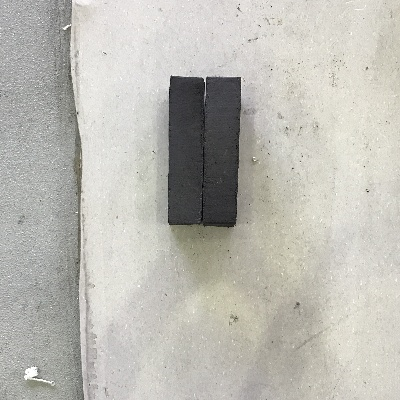
//> input picture Strojer_Images/Initial Test Images/Cropped/IMG_4050.JPG, 400 x 400 px
$ ./main   (built with g++ and OpenCV 4)
//> lines starting //> are read from the running program, lines starting //| are printed output that depends on the picture; after the words box and inside, x2 and y2 are one past the last pixel; in counts of white or black regions, pixels touching at a corner belong together
//> further down, img_full is the input picture: 400 rows x 400 cols, CV_8UC3; mean B, G, R 179.9, 186.8, 188.3
#include <iostream>
#include <opencv2/opencv.hpp>
#include <string>

using namespace std;
using namespace cv;

// Image containers
cv::Mat img_full;
cv::Mat img;
cv::Mat img_copy;
cv::Mat img_gray;
cv::Mat img_gaussian;
cv::Mat img_canny;
cv::Mat img_hough;

// Display Windows
string win_img = "Raw Image";
string win_gaussian = "Gaussian Image";
string win_canny = "Canny Image";
string win_hough = "Hough Image";
string win_img_line = "Image with Lines";


//Global variables used for tracksbars.
// * Cannye Edge Detector
int canny_thresh1 = 22;
int canny_thresh2 = 110;
int canny_threshMax = 255;

//* Gaussian filter
int kernel_size[5] = {3, 5, 7, 9, 11};
int kernel_size_idx = 1;
int std_dev = 2;


//* Hough Lines
int hough_threshold = 58;
int rho = 1;
int theta = 1;
int minLineLength = 20;
int maxLineGap = 20;


void equalize_luminance(cv::Mat& inputImg, cv::Mat& outputimg)
{
    cv::Mat hls_img;
    cv::cvtColor(inputImg, hls_img, cv::COLOR_BGR2HLS);

    std::vector<cv::Mat> channels(hls_img.channels());
    cv::split(hls_img, channels);
    cv::equalizeHist(channels[1], channels[1]);
    cv::merge(channels, hls_img);
    cv::cvtColor(hls_img, outputimg, cv::COLOR_HLS2BGR);
}


void change_images()
{
    //cv::GaussianBlur(img_gray, img_gaussian, cv::Size(kernel_size[kernel_size_idx],kernel_size[kernel_size_idx]), std_dev,std_dev);
    cv::medianBlur(img_gray, img_gaussian, 5);
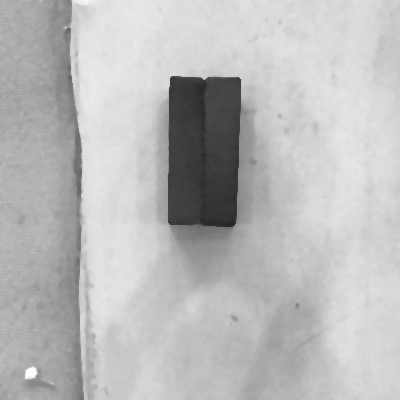
//> img_gaussian: 400 rows x 400 cols, CV_8UC1; min 35, max 254, mean 186.7
    cv::Canny(img_gaussian, img_canny, canny_thresh1, canny_thresh2);
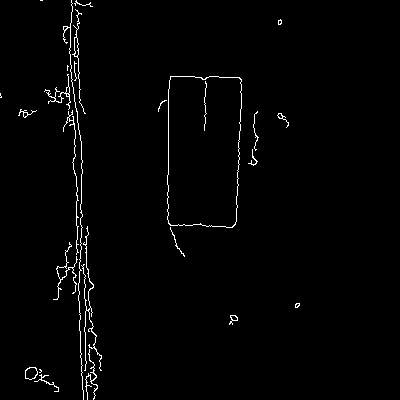
//> img_canny: 400 rows x 400 cols, CV_8UC1; 1.5% white in thin lines or dots, all inside (x1, y1, x2, y2) = (0, 0, 300, 400)
    img_copy = img.clone();

    //vector <Vec4i> lines;
    vector <Vec2f> lines;
    //cv::Mat hough_space;
    HoughLines(img_canny, lines, 0.5,CV_PI/45, hough_threshold, 0, CV_HOUGH_MULTI_SCALE);
//> lines = 9 lines (rho, theta): [168, 0], [81, 0], [76, 0], [79, 0], [80, 0], [85, 0], [74, 0], [77, 0], [78, 0]
    // [6 lines of commented-out code are left out]

    for (size_t i = 0; i < lines.size();i++)
    {

        float rho =  lines[i][0], theta = lines[i][1];
         cout << rho << ", " << theta << "; "<< endl;
        Point pt1, pt2;
        double a = cos(theta), b = sin(theta);
        double x0 = a*rho, y0 = b*rho;
        int size = min(img_full.size().width, img_full.size().height);
        pt1.x=cvRound(x0 + size*(-b));
        pt1.y=cvRound(y0 + size*(a));
        pt2.x=cvRound(x0 - size*(-b));
        pt2.y=cvRound(y0 - size*(a));
        line(img_copy, pt1, pt2, Scalar(0,255,0), 1, LINE_AA);
    }
//> this loop made 9 passes
//> (rho, x0) on passes 1 to 9: (168, 168), (81, 81), (76, 76), (79, 79), (80, 80), (85, 85), (74, 74), (77, 77), (78, 78)
//| 168, 0;
//| 81, 0;
//| 76, 0;
//| 79, 0;
//| 80, 0;
//| 85, 0;
//| 74, 0;
//| 77, 0;
//> (output is shown up to pass 8 of 9)
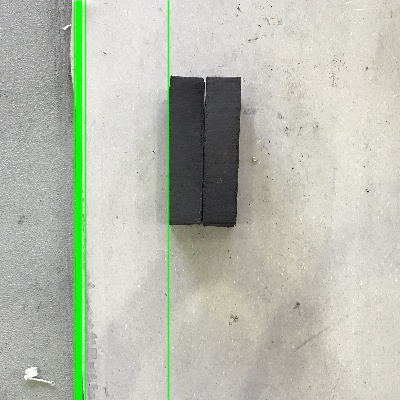
//> img_copy: 400 rows x 400 cols, CV_8UC3; 4% of pixels changed, all inside (x1, y1, x2, y2) = (73, 0, 170, 400)
    cout << "Length of lines " << lines.size()<< endl;
//| Length of lines 9
    //cout << "cols: " << hough_space.cols << "  Rows: "<< hough_space.rows << endl;
}

void update_images()
{
     imshow(win_img, img);
     imshow(win_gaussian, img_gaussian);
     imshow(win_canny, img_canny);
     imshow(win_img_line,img_copy);
}

static void on_trackbar(int, void*)
{
    change_images();
    update_images();
}


int main()
{
    //load image

    img_full = cv::imread("../Strojer_Images/Initial Test Images/Cropped/IMG_4050.JPG", IMREAD_COLOR);
    //img_full = cv::imread("../Strojer_Images/Lower-Res (from c++)/Color_RGB/3rs-save-to-disk-output-Color.png", IMREAD_COLOR);
    //equalize_luminance(img_full, img_full);
    cv::imshow("test", img_full);
    cv::waitKey(0);
    /*//Crop image
    cv::Rect roi;
    roi.x = 100;
    //roi.x = 400;
    roi.y = 0;
    roi.width = min(img_full.size().width, img_full.size().height);
    roi.height = min(img_full.size().width, img_full.size().height);
    img = img_full(roi);*/
    img = img_full;
    // Create Display windows
    cv::namedWindow(win_img);
    cv::namedWindow(win_gaussian);
    cv::namedWindow(win_canny);
    cv::namedWindow(win_img_line);

    //Create Trackbars
    char TrackbarName[50];
    sprintf( TrackbarName, "Canny Threshold 1", canny_threshMax );
    cv::createTrackbar(TrackbarName, win_canny, &canny_thresh1, canny_threshMax, on_trackbar);
    sprintf( TrackbarName, "Canny Threshold 2", canny_threshMax );
    cv::createTrackbar(TrackbarName, win_canny, &canny_thresh2, canny_threshMax, on_trackbar);
    sprintf( TrackbarName, "Gaussian kernel");
    cv::createTrackbar(TrackbarName, win_gaussian, &kernel_size_idx, 4, on_trackbar);
    sprintf( TrackbarName, "Gaussian Std. dev.");
    cv::createTrackbar(TrackbarName, win_gaussian, &std_dev, 6, on_trackbar);
    sprintf( TrackbarName, "Hough Threshold");
    cv::createTrackbar(TrackbarName, win_img_line, &hough_threshold, 400, on_trackbar);
    sprintf( TrackbarName, "Hough minLength");
    cv::createTrackbar(TrackbarName, win_img, &minLineLength, 400, on_trackbar);
    sprintf( TrackbarName, "Hough maxLineGap");
    cv::createTrackbar(TrackbarName, win_img, &maxLineGap, 400, on_trackbar);
    // [6 lines of commented-out code are left out]
    cv::cvtColor(img, img_gray, CV_BGR2GRAY);
    change_images();
    update_images();
    waitKey(0);

    // print parameters

    //waitKey(0);
    return 0;
}

$ run again, with Strojer_Images/Initial Test Images/Cropped/IMG_4040.JPG copied over Strojer_Images/Initial Test Images/Cropped/IMG_4050.JPG
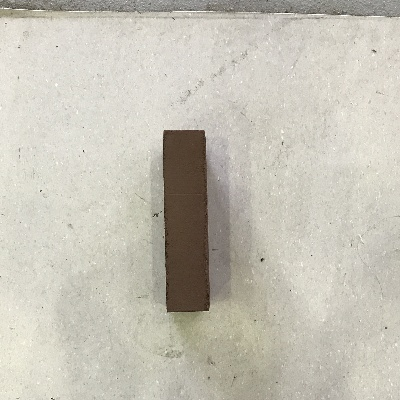
//> input picture Strojer_Images/Initial Test Images/Cropped/IMG_4040.JPG, 400 x 400 px
//> img_full is the input picture: 400 rows x 400 cols, CV_8UC3; mean B, G, R 182.3, 194, 197.7
//> in change_images, `cv::Canny(img_gaussian, img_canny, canny_thresh1, canny_thresh2);`:
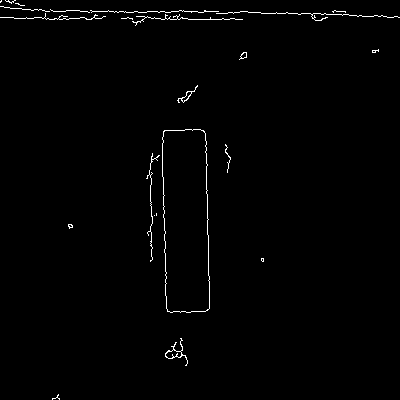
//> img_canny: 400 rows x 400 cols, CV_8UC1; 1% white in thin lines or dots
//> lines = 1 line (rho, theta): [165, 0]
//> the loop in change_images, `for (size_t i = 0; i < lines.size();i++)` made 1 pass
//> (rho, theta, a, b, x0, y0) on pass 1: (165, 0, 1, 0, 165, 0)
//> (printed output is left out)
//> after the loop in change_images, `for (size_t i = 0; i < lines.size();i++)`:
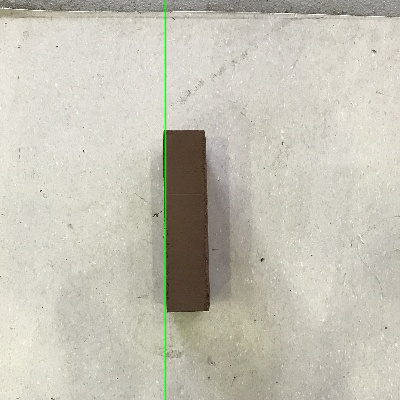
//> img_copy: 400 rows x 400 cols, CV_8UC3; 0.75% of pixels changed, all inside (x1, y1, x2, y2) = (164, 0, 167, 400)
//| Length of lines 1

$ run again, with Strojer_Images/Initial Test Images/Cropped/IMG_4041.JPG copied over Strojer_Images/Initial Test Images/Cropped/IMG_4050.JPG
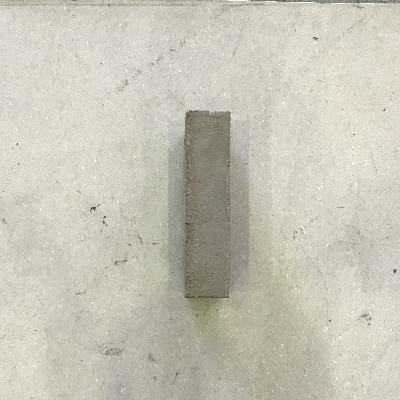
//> input picture Strojer_Images/Initial Test Images/Cropped/IMG_4041.JPG, 400 x 400 px
//> img_full is the input picture: 400 rows x 400 cols, CV_8UC3; mean B, G, R 183.9, 197.1, 200.1
//> in change_images, `cv::Canny(img_gaussian, img_canny, canny_thresh1, canny_thresh2);`:
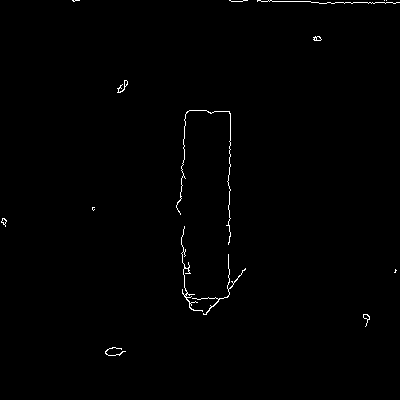
//> img_canny: 400 rows x 400 cols, CV_8UC1; 0.6% white in thin lines or dots, all inside (x1, y1, x2, y2) = (1, 0, 400, 356)
//> lines = 1 line (rho, theta): [229, 0]
//> the loop in change_images, `for (size_t i = 0; i < lines.size();i++)` made 1 pass
//> (rho, theta, a, b, x0, y0) on pass 1: (229, 0, 1, 0, 229, 0)
//> (printed output is left out)
//> after the loop in change_images, `for (size_t i = 0; i < lines.size();i++)`:
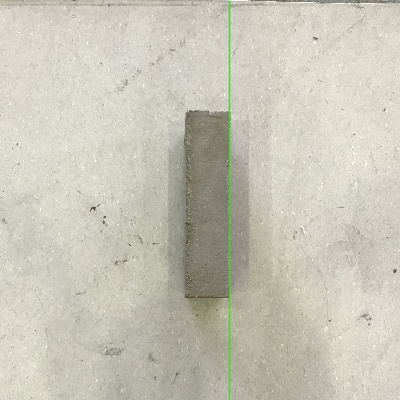
//> img_copy: 400 rows x 400 cols, CV_8UC3; 0.75% of pixels changed, all inside (x1, y1, x2, y2) = (228, 0, 231, 400)
//| Length of lines 1

$ run again, with Strojer_Images/Initial Test Images/Cropped/IMG_4042.JPG copied over Strojer_Images/Initial Test Images/Cropped/IMG_4050.JPG
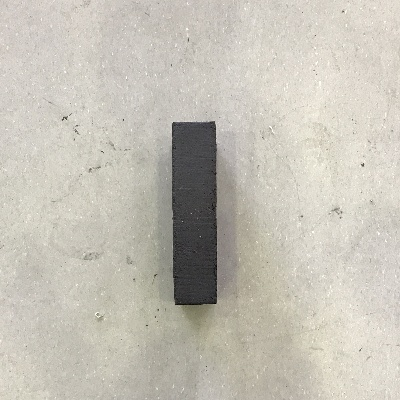
//> input picture Strojer_Images/Initial Test Images/Cropped/IMG_4042.JPG, 400 x 400 px
//> img_full is the input picture: 400 rows x 400 cols, CV_8UC3; mean B, G, R 182.4, 192.8, 196.8
//> in change_images, `cv::Canny(img_gaussian, img_canny, canny_thresh1, canny_thresh2);`:
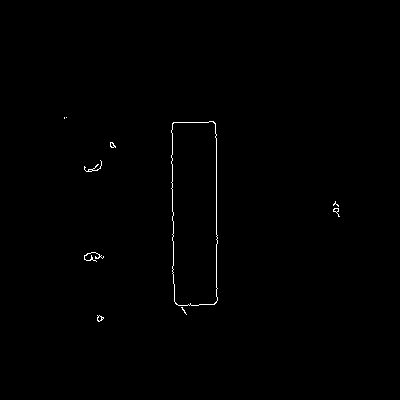
//> img_canny: 400 rows x 400 cols, CV_8UC1; 0.4% white in thin lines or dots, all inside (x1, y1, x2, y2) = (64, 117, 340, 322)
//> lines = 2 lines (rho, theta): [216, 0], [172, 0]
//> the loop in change_images, `for (size_t i = 0; i < lines.size();i++)` made 2 passes
//> (rho, theta, a, b, x0, y0) on passes 1 to 2: (216, 0, 1, 0, 216, 0), (172, 0, 1, 0, 172, 0)
//> (printed output is left out)
//> after the loop in change_images, `for (size_t i = 0; i < lines.size();i++)`:
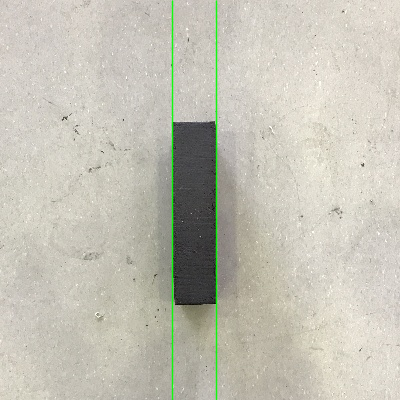
//> img_copy: 400 rows x 400 cols, CV_8UC3; 1.5% of pixels changed, all inside (x1, y1, x2, y2) = (171, 0, 218, 400)
//| Length of lines 2
